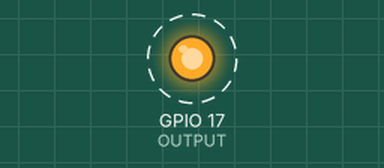
Bench run of a program on a simulated Raspberry Pi (BCM pin numbers). Shown: output pins drawn as LEDs (lit = HIGH). Dashed ring = blinking. What the program prints to the terminal is not drawn.

Above: at 0.05 s.
Timing chart, 0 to 3.0 s (numbered marks = the images above):
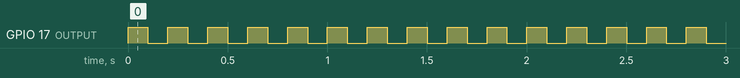

The program:

b.py
```python
# -*- coding: utf-8 -*-
import RPi.GPIO as GPIO
import time

OUTPUT = 17 # 抵抗に繋いだ側の、GPIOポート番号

GPIO.setmode(GPIO.BCM)
GPIO.setup(OUTPUT, GPIO.OUT)
i = 0
while True:
    try:
        GPIO.output(OUTPUT, True) # 点灯 Trueの代わりにGPIO.HIGHでもOK
        time.sleep(0.1)
        GPIO.output(OUTPUT, False) # 消灯 Falseの代わりにGPIO.LOWでもOK
        time.sleep(0.1)
        print("{}回目".format(i))
        i += 1
    except KeyboardInterrupt:
        GPIO.cleanup()
        print("終了です!")
    
```

Measured:
- by itself, GPIO 17 (OUTPUT): alternates HIGH for 0.10 s and LOW for 0.10 s
